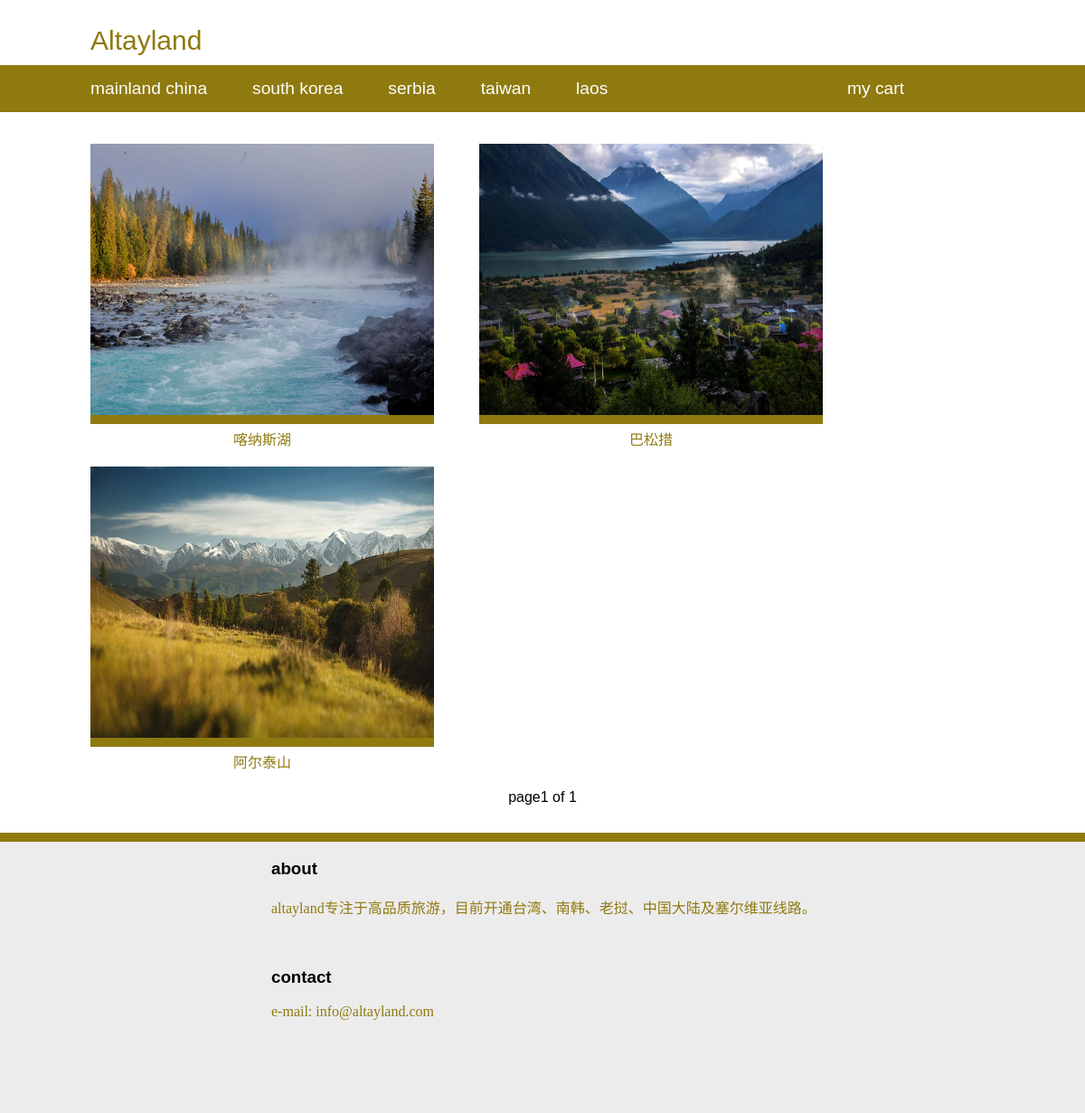
Page /mainland-china/ on the committed database.
### shop/models.py (models this page shows, shortened)
class Product(models.Model):
    name = models.CharField(max_length=300, db_index=True)
    slug = models.SlugField(max_length=320, db_index=True)
    price = models.DecimalField(max_digits=10, decimal_places=2)
    period = models.CharField(max_length=25)                                        # 旅行時間
    main_image = models.ImageField(upload_to='products/main')                   # 顯示產品主要圖片（只顯示1張）
    available = models.BooleanField(default=True)
    created = models.DateTimeField(auto_now_add=True)
    update = models.DateTimeField(auto_now=True)
    category = models.ForeignKey(Category, related_name='products')
    description = models.TextField()
    itinerary = models.TextField()                                                  # 旅行路線
    q_and_a = models.TextField(blank=True)                                          # 常見問題Q&A
    class Meta:
        ordering = ('name',)
        index_together = (('id', 'slug'), )
    def get_absolute_url(self):
        return reverse('shop:product_detail', args=[self.id, self.slug])

### shop/views.py (the view)
# urls.py: url(r'^(?P<category_slug>[-\w]+)/$', views.product_list, name='product_list_by_category'),
def product_list(request, category_slug=None):
    category = None
    product_list = Product.objects.filter(available=True)
    if category_slug:
        category = get_object_or_404(Category, slug=category_slug)
        product_list = Product.objects.filter(category=category)
    paginator = Paginator(product_list, 6)
    page = request.GET.get('page')
    try:
        products = paginator.page(page)
    except PageNotAnInteger:
        products = paginator.page(1)
    except EmptyPage:
        products = paginator.page(paginator.num_pages)
    return render(request, 'shop/product/list.html', {'category': category,
                                                      'products': products})

### shop/templates/shop/product/list.html (shortened to what this page needs)
{% extends 'shop/base.html' %}
{% load static %}
{% block content %}
    <div id="grid">
        {% for p in products %}
            <div class="item">
                <a href="{{ p.get_absolute_url }}">
                    <img src="{{ p.main_image.url }}">
                </a><br />
                <a href="{{ p.get_absolute_url }}">
                    {{ p.name }}
                </a>
            </div>
        {% endfor %}
    </div>
    <div id="pagination1">
    {% include 'shop/product/pagination.html' %}
    </div>
    <div id="bottom">
            <div id="about">
                <h3>about</h3>
                <p><span style="font-family:DaxCompact-Regular; ">altayland</span>专注于高品质旅游，目前开通台湾、南韩、老挝、中国大陆及塞尔维亚线路。</p>
            </div>
            <div id="contact">
                <h3>contact</h3>
                <p><span style="font-family:DaxCompact-Regular; ">e-mail: info@altayland.com</span></p>
            </div>
    </div>
{% endblock %}

### shop/static/css/base.css (style rules this page uses)
a { text-decoration: none; color: rgb(143, 122, 16); }
body { margin: 0; padding: 0; font-family: DaxCompact-Regular, Ubuntu, consolas, sans-serif; color: rgb(143, 122, 16); }
#grid, #cart-detail-page { padding: 15px 100px; margin-right: 0px; }
#grid .item { float: left; text-align: center; line-height: 1.2; padding-right: 50px; padding-top: 20px; }
#grid .item a { font-family: "冬青黑体简体中文 W3"; font-weight: 580; }
#grid .item a img { width: 380px; height: 300px; margin-bottom: 8px; border-bottom: solid 10px rgb(143, 122, 16); }
#bottom { margin-top: 30px; width: 100%; height: 300px; background: #ececec; border-top: solid 10px rgb(143, 122, 16); float: left; }
#bottom #about, #bottom #contact { padding-left: 300px; padding-bottom: 20px; font-family: 明兰_Mono, "冬青黑体简体中文 W3" ; }
#bottom #about h3 { color: black; font-family: DaxCompact-Regular, Ubuntu, consolas, sans-serif; }
#bottom #contact h3 { color: black; font-family: DaxCompact-Regular, Ubuntu, consolas, sans-serif; }
#pagination1 { margin-top: 20px; width: 100%; float: left; text-align: center; }

### rows in the picture
Product: main_image (picture), name "喀纳斯湖"
Product: main_image (picture), name "巴松措"
Product: main_image (picture), name "阿尔泰山"

### other values in the picture
{{ products.number }} "1"
{{ products.paginator.num_pages }} "1"
